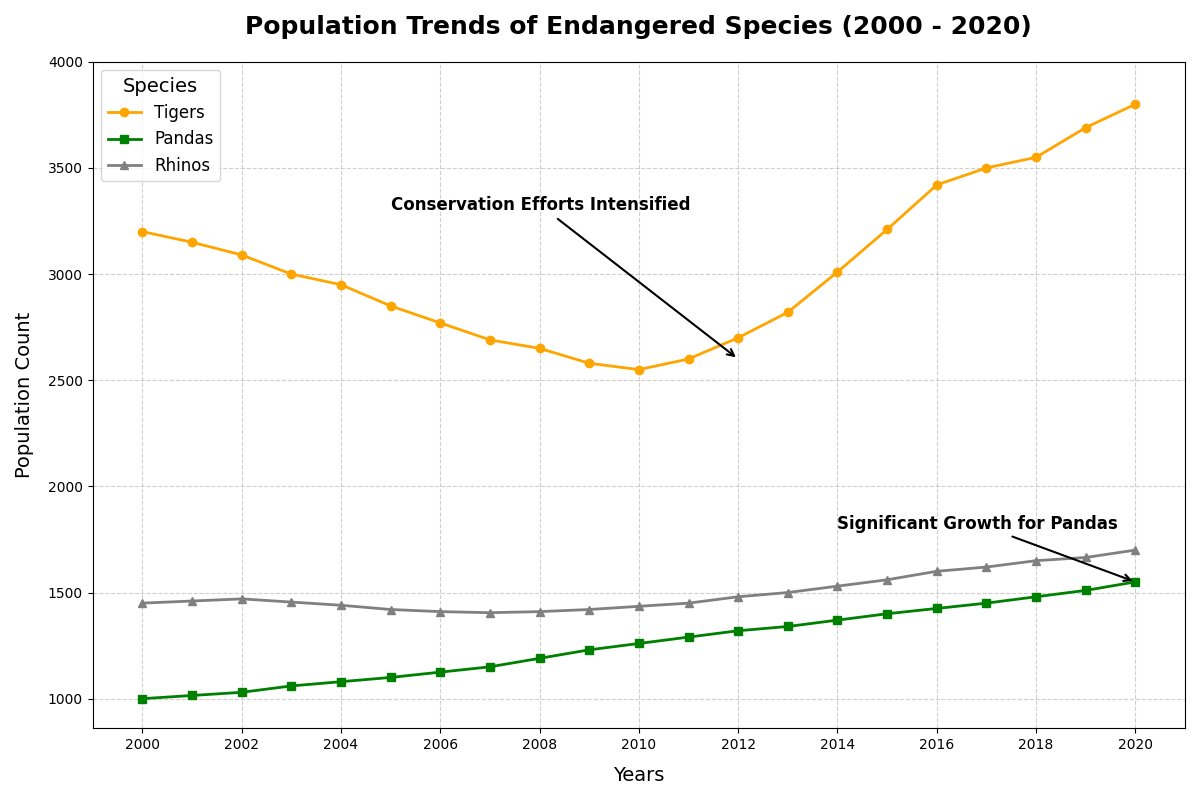

Here is the Python script that generated this plot:
import matplotlib.pyplot as plt
import numpy as np

# Years from 2000 to 2020
years = np.arange(2000, 2021)

# Population data for Tigers, Pandas, and Rhinos over 21 years
tiger_population = np.array([3200, 3150, 3090, 3000, 2950, 2850, 2770, 2690, 2650, 2580, 2550, 2600, 2700, 2820, 3010, 
                             3210, 3420, 3500, 3550, 3690, 3800])
panda_population = np.array([1000, 1015, 1030, 1060, 1080, 1100, 1125, 1150, 1190, 1230, 1260, 1290, 1320, 1340, 1370, 
                             1400, 1425, 1450, 1480, 1510, 1550])
rhino_population = np.array([1450, 1460, 1470, 1455, 1440, 1420, 1410, 1405, 1410, 1420, 1435, 1450, 1480, 1500, 1530, 
                             1560, 1600, 1620, 1650, 1665, 1700])

# Create the plot
fig, ax = plt.subplots(figsize=(12, 8))

# Plot the data with specific styles
ax.plot(years, tiger_population, marker='o', linestyle='-', color='orange', linewidth=2, markersize=6, label='Tigers')
ax.plot(years, panda_population, marker='s', linestyle='-', color='green', linewidth=2, markersize=6, label='Pandas')
ax.plot(years, rhino_population, marker='^', linestyle='-', color='gray', linewidth=2, markersize=6, label='Rhinos')

# Adding titles and labels with custom positioning
ax.set_title("Population Trends of Endangered Species (2000 - 2020)", fontsize=18, weight='bold', pad=20)
ax.set_xlabel("Years", fontsize=14, labelpad=10)
ax.set_ylabel("Population Count", fontsize=14, labelpad=10)

# Customize ticks and grid
ax.set_xticks(np.arange(2000, 2021, 2))
ax.set_yticks(np.arange(1000, 4100, 500))
ax.grid(True, linestyle='--', alpha=0.6)

# Annotating points of significant changes with an arrow and text
ax.annotate("Conservation Efforts Intensified", 
            xy=(2012, 2600), xytext=(2005, 3300),
            arrowprops=dict(facecolor='black', arrowstyle='->', lw=1.5),
            fontsize=12, fontweight='bold', color='black')

ax.annotate("Significant Growth for Pandas", 
            xy=(2020, 1550), xytext=(2014, 1800),
            arrowprops=dict(facecolor='black', arrowstyle='->', lw=1.5),
            fontsize=12, fontweight='bold', color='black')

# Adding a legend
ax.legend(title="Species", fontsize=12, title_fontsize=14, loc='upper left')

# Display the plot
plt.tight_layout()
plt.show()
